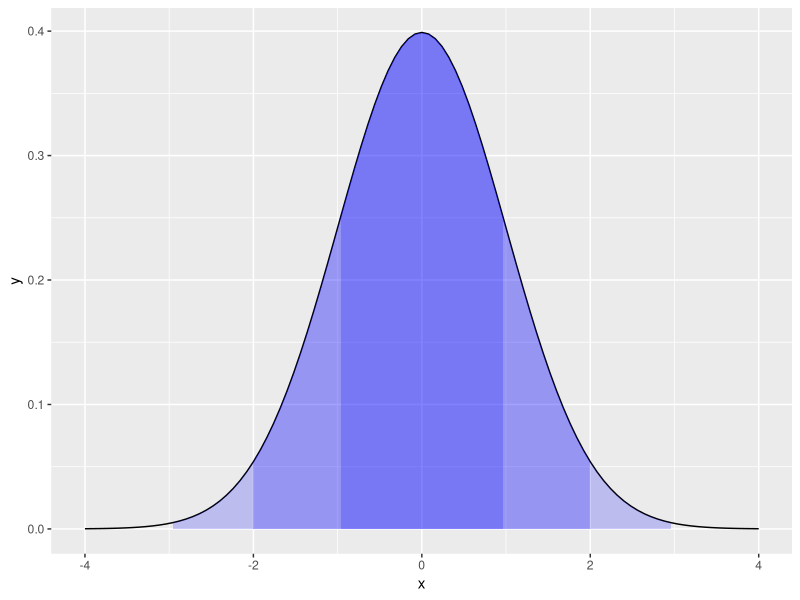
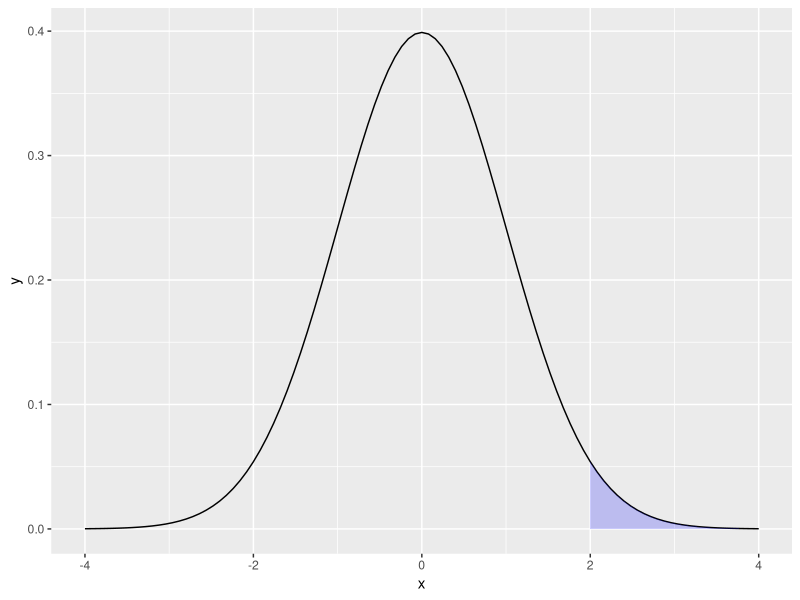
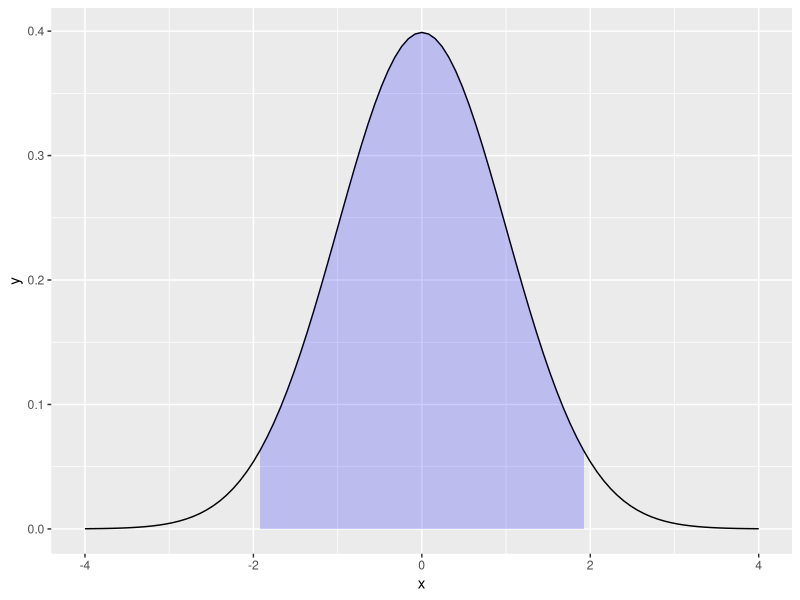

Here is the R script that generated these plots, in order:
## ---- chunk 1
library(ggplot2)
library(gridExtra)
limitRange <- function(fun, min, max) {
  function(x) {
    y <- fun(x)
    y[x < min  |  x > max] <- NA
    return(y)
  }
}
p <- ggplot(data.frame(x=c(-4, 4)), aes(x=x))
p + stat_function(fun = dnorm) +
  stat_function(fun = limitRange(dnorm, -1, 1),
                geom="area", fill="blue", alpha=0.2)+
  stat_function(fun = limitRange(dnorm, -2, 2),
                geom="area", fill="blue", alpha=0.2)+
  stat_function(fun = limitRange(dnorm, -3, 3),
                geom="area", fill="blue", alpha=0.2)

# p(x>2)
p <- ggplot(data.frame(x=c(-4, 4)), aes(x=x))
p + stat_function(fun = dnorm) +
  stat_function(fun = limitRange(dnorm, 2, 4),
                geom="area", fill="blue", alpha=0.2)
pnorm(2,0,1)
1-pnorm(2,0,1)

# 95%
p <- ggplot(data.frame(x=c(-4, 4)), aes(x=x))
p + stat_function(fun = dnorm) +
  stat_function(fun = limitRange(dnorm, -1.96, 1.96),
                geom="area", fill="blue", alpha=0.2)
